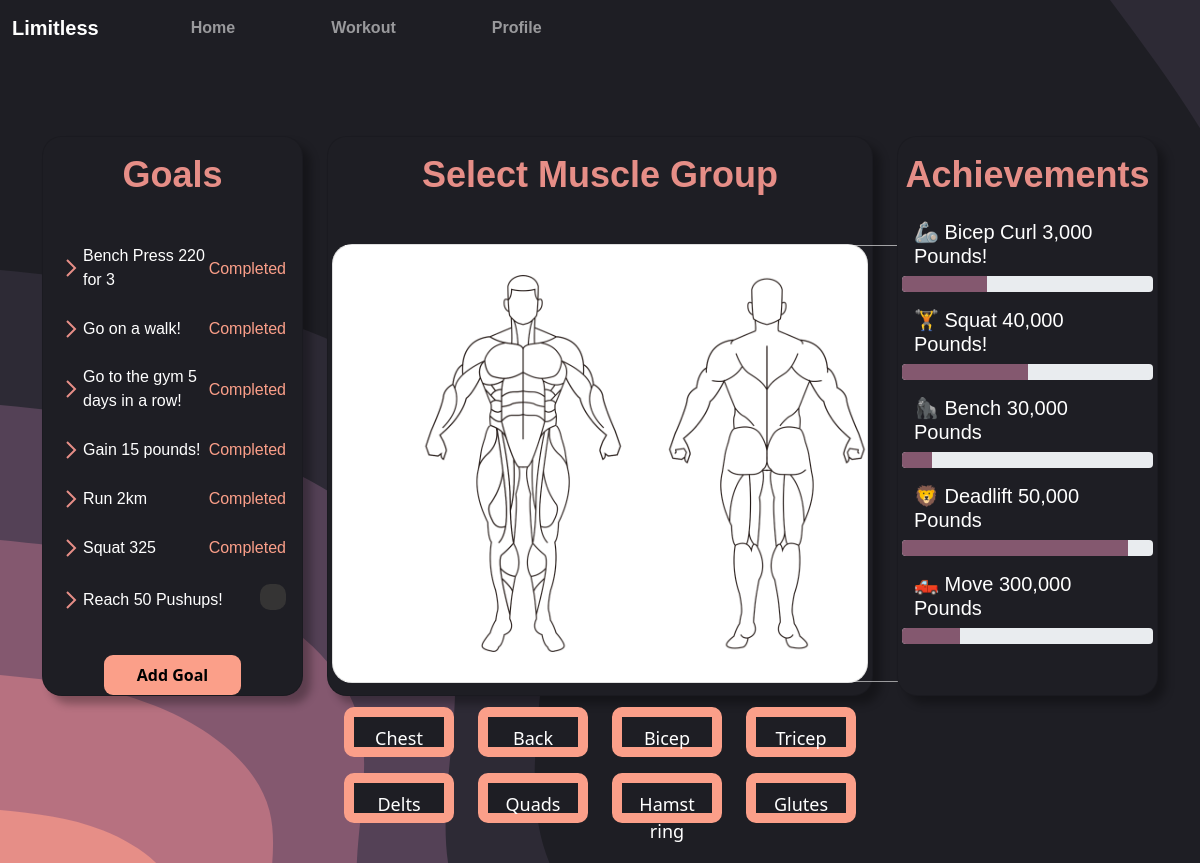
Before: / (signed in) with the older database file.
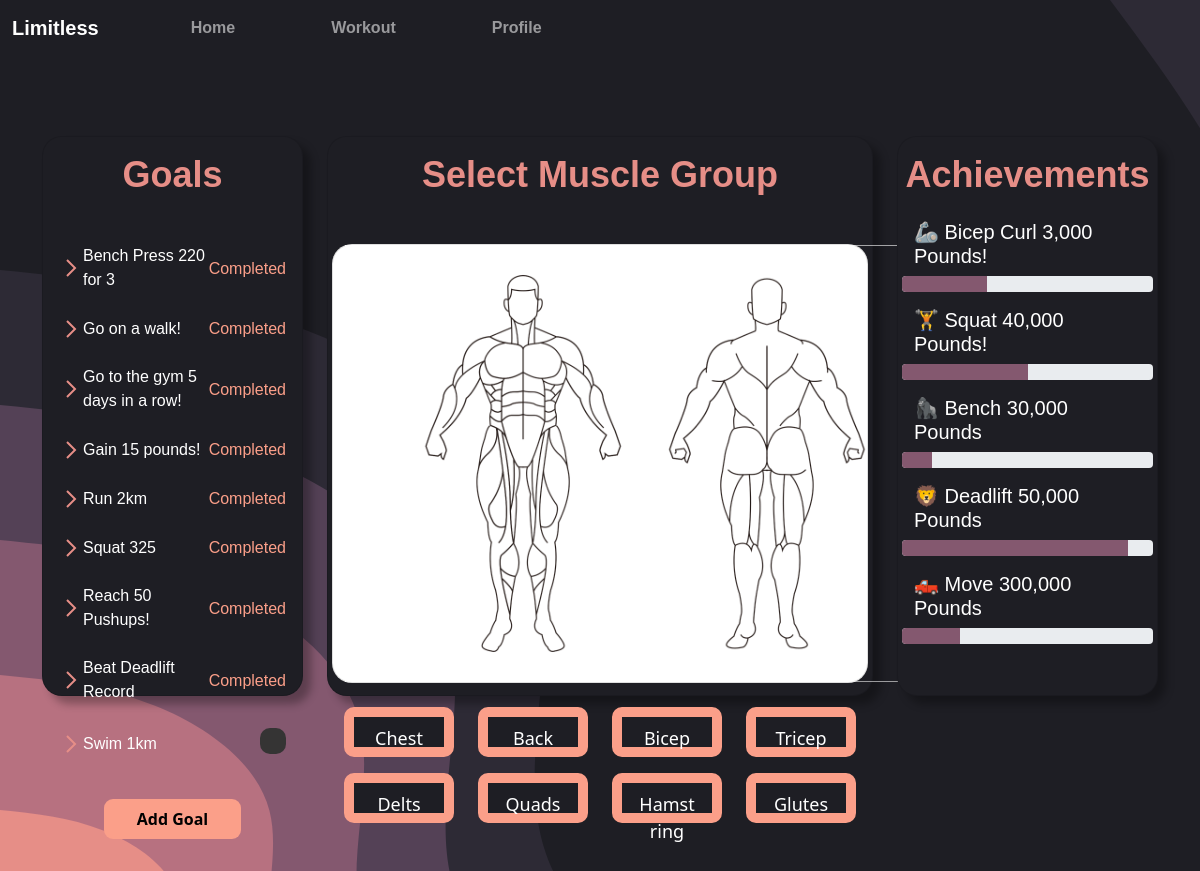
After: the same page with the newer database file.
### homepage/models.py (models this page shows, shortened)
class Goal(models.Model):
    user = models.ForeignKey(User, on_delete=models.CASCADE)
    description = models.TextField()
    target_sets = models.IntegerField(default=0)
    completed_sets = models.IntegerField(default=0)
    target_workouts = models.IntegerField(default=0)
    completed_workouts = models.IntegerField(default=0)
    created_at = models.DateTimeField(auto_now_add=True)
    completed = models.BooleanField(default=False)  # New field to track completion

### homepage/views.py (the view)
# urls.py: 2. Add a URL to urlpatterns:  path('', views.home, name='home')
@login_required
def home(request):
    goals = Goal.objects.filter(user=request.user)
    if request.method == 'POST':
        form = GoalForm(request.POST)
        if form.is_valid():
            goal = form.save(commit=False)
            goal.user = request.user
            goal.save()
            return redirect('home')
    else:
        form = GoalForm()
    return render(request, 'homepage/home.html', {'form': form, 'goals': goals})

### homepage/templates/homepage/home.html (shortened to what this page needs)
{% load static %}
<!DOCTYPE html>
<html>
<head>
    <link rel="stylesheet" href="{% static 'homepage/home.css' %}">
    <link rel="stylesheet" href="{% static 'navbar/navbar.css' %}">
    <link rel="stylesheet" href="https://cdn.jsdelivr.net/npm/bootstrap@5.0.0/dist/css/bootstrap.min.css">
    <link rel="stylesheet" href="https://use.typekit.net/pnx2otr.css">
    <link rel="stylesheet" href="https://use.typekit.net/pnx2otr.css">
</head>
<body>
    <nav class="navbar navbar-expand-lg navbar-dark">
        <div class="container-fluid">
            <a class="navbar-brand" href="#">Limitless</a>
            <div class="collapse navbar-collapse" id="navbarNav">
                <div class="row">
                    <ul class="navbar-nav">
                        <li class="nav-item active">
                            <a class="nav-link" href="{% url 'home' %}">Home</a>
                        </li>
                        <li class="nav-item active">
                            <a class="nav-link" href="{% url 'workout_page'%}">Workout</a>
                        </li>
                        <li class="nav-item active">
                            <a class="nav-link" href="{% url 'profile_page'%}">Profile</a>
                        </li>
                    </ul>
                </div>
            </div>
        </div>
    </nav>
    <div class="container mt-4">
        <div class="row" style="margin-top: 10vh;">
            <div class="col-md-3">
                <div class="card custom-card goal-card">
                        <h5 class="card-title goal-title">Goals</h5>
                    <div class="card-body">
                        <ul class="goal-list">
                            {% for goal in goals %}
                            <li class="goal-element">
                                <div class="goal-description">
                                    <img class="list-arrow" src="{% static 'homepage/arrow.svg' %}">
                                    <span>{{ goal.description }}</span>
                                    <div class="mark-completed-container">
                                        {% if not goal.completed %}
                                        <form class="mark-completed-form" method="post" action="{% url 'mark_goal_completed' goal.id %}">
                                            <button class="check" type="submit">
                                                <span>
                                                    <svg xml:space="preserve" style="enable-background:new 0 0 512 512" viewBox="0 0 6.35 6.35" y="0" x="0" height="20" width="20" xmlns:xlink="http://www.w3.org/1999/xlink" version="1.1" xmlns="http://www.w3.org/2000/svg" class="clipboard"></svg>
                                                </span>
                                            </button>
                                        </form>
                                        {% else %}
                                        <span class="success">Completed</span>
                                        {% endif %}
                                    </div>
                                </div>
                            </li>
                            {% endfor %}
                        </ul>
                        <div class="row">
                            <div class="col text-center">
                                <button type="button" id="bottone1" class="m-4" data-bs-toggle="modal"
                                    data-bs-target="#addGoalModal"><strong>Add Goal</strong></button>
                            </div>
                        </div>
                    </div>
                </div>
            </div>
            <div class="col-lg-6">
                <div class="card custom-card">
                    <h5 class="goal-title">Select Muscle Group</h5>
                    <div class="card-body">
                        <div class="row justify-content-center mt-4">
                            <div class="card img-card">
                                <div class="col-auto">
                                    <img id="muscle-img" src="{% static 'workouts/MUSCLE.png' %}" alt="Muscle Image"
                                        width="600vw">
                                </div>
                            </div>
                        </div>
                        <div class="row mt-4 muscle-buttons">
                            <div class="col-md-3 mb-">
                                <a href="{% url 'chest_workout' muscle='chest' %}"
                                    class="btn btn-primary btn-lg btn-block" onmouseover="changeImage('chest')"
                                    onmouseleave="changeImage('normal')">Chest</a>
                            </div>
                            <div class="col-md-3 mb-3">
                                <a href="{% url 'back_workout' muscle='back' %}"
                                    class="btn btn-primary btn-lg btn-block" onmouseover="changeImage('back')"
                                    onmouseleave="changeImage('normal')">Back</a>
                            </div>
                            <div class="col-md-3 mb-3">
                                <a href="{% url 'bicep_workout' muscle='bicep' %}"
                                    class="btn btn-primary btn-lg btn-block">Bicep</a>
                            </div>
                            <div class="col-md-3 mb-3">
                                <a href="{% url 'tricep_workout' muscle='tricep' %}"
                                    class="btn btn-primary btn-lg btn-block">Tricep</a>
                            </div>
                            <div class="col-md-3 mb-3">
                                <a href="{% url 'delts_workout' muscle='delts' %}"
                                    class="btn btn-primary btn-lg btn-block">Delts</a>
                            </div>
                            <div class="col-md-3 mb-3">
                                <a href="{% url 'quads_workout' muscle='quads' %}"
                                    class="btn btn-primary btn-lg btn-block">Quads</a>
                            </div>
                            <div class="col-md-3 mb-3">
                                <a href="{% url 'hamstring_workout' muscle='hamstring' %}"
                                    class="btn btn-primary btn-lg btn-block">Hamstring</a>
                            </div>
                            <div class="col-md-3 mb-3">
                                <a href="{% url 'glutes_workout' muscle='glutes' %}"
                                    class="btn btn-primary btn-lg btn-block" onmouseover="changeImage('glutes')"
                                    onmouseleave="changeImage('normal')">Glutes</a>
                            </div>
                        </div>
                    </div>
                </div>
            </div>
            <div class="col-md-3">
                <div class="card custom-card">
                    <h5 class="card-title goal-title">Achievements</h5>
                    <div class="card-body">
                     <div class="row mb-3" style=" display: flex; align-items: center;">
                        <h5 class="progress-description">🦾 Bicep Curl 3,000 Pounds!</h5>
                            <div class="progress p-0">
                                <div class="progress-bar" role="progressbar" style="width: 34%" aria-valuenow="50" aria-valuemin="0" aria-valuemax="100"></div>
                            </div>
                     </div>
                     <div class="row mb-3" style=" display: flex; align-items: center;">
                        <h5 class="progress-description">🏋️ Squat 40,000 Pounds!</h5>
                            <div class="progress p-0">
                                <div class="progress-bar" role="progressbar" style="width: 50%" aria-valuenow="50" aria-valuemin="0" aria-valuemax="100"></div>
                            </div>
                     </div>
                     <div class="row mb-3" style=" display: flex; align-items: center;">
                        <h5 class="progress-description">🦍 Bench 30,000 Pounds</h5>
                            <div class="progress p-0">
                                <div class="progress-bar" role="progressbar" style="width: 12%" aria-valuenow="50" aria-valuemin="0" aria-valuemax="100"></div>
                            </div>
                     </div>
                     <div class="row mb-3" style=" display: flex; align-items: center;">
                        <h5 class="progress-description">🦁 Deadlift 50,000 Pounds</h5>
                            <div class="progress p-0">
                                <div class="progress-bar" role="progressbar" style="width: 90%" aria-valuenow="50" aria-valuemin="0" aria-valuemax="100"></div>
                            </div>
                     </div>
                     <div class="row mb-3" style=" display: flex; align-items: center;">
                        <h5 class="progress-description">🛻 Move 300,000 Pounds</h5>
                            <div class="progress p-0">
                                <div class="progress-bar" role="progressbar" style="width: 23%" aria-valuenow="50" aria-valuemin="0" aria-valuemax="100"></div>
                            </div>
                     </div>
                    </div>
                </div>
            </div>
        </div>
    </div>
</body>
</html>

### homepage/static/homepage/home.css (style rules this page uses)
body { background-image: url(../background.svg); }
.custom-card { height: 70vh; max-height: 900px; background-color: #1e1e24!important; border-radius:20px!important; box-shadow: 8px 8px 8px rgba(0, 0, 0, 0.3); }
.img-card { border-radius:20px!important; }
.success { color: #fb9f89!important; font-family: acumin-pro, sans-serif; font-style: normal; font-weight: 50; }
.goal-title { text-align: center; margin-top: 2vh; font-family: "indivisible", sans-serif; font-weight: 700; font-style: normal; color:#e68e87 ; font-size: 36px; }
.goal-list { list-style: none; padding: 0; color: white; }
.goal-element { margin-top: 3vh; }
.goal-description { display: flex; align-items: center; }
.goal-description span { font-family: acumin-pro, sans-serif; font-style: normal; font-weight: 100; }
.mark-completed-container { margin-left: auto; }
.progress-bar { background: #84586f!important; }
.progress-description { font-family: acumin-pro, sans-serif; font-style: normal; font-weight: 100; color: white; margin-top: 2vh; }
.check { --button-bg: #353434; --button-hover-bg: #464646; --button-text-color: #CCCCCC; --button-hover-text-color: #8bb9fe; --button-border-radius: 10px; --button-diameter: 26px; --button-outline-width: 1px; --button-outline-color: rgb(141, 141, 141); }
.check { box-sizing: border-box; width: var(--button-diameter); height: var(--button-diameter); border-radius: var(--button-border-radius); background-color: var(--button-bg); color: var(--button-text-color); border: none; cursor: pointer; position: relative; outline: none; }
.check svg { position: absolute; top: 50%; left: 50%; transform: translate(-50%, -50%); }
#bottone1 { margin-top: 4vh; padding-left: 33px; padding-right: 33px; padding-bottom: 8px; padding-top: 8px; border-radius: 9px; background: #fb9f89; border: none; font-family: inherit; text-align: center; cursor: pointer; transition: 0.4s; }
.muscle-buttons .btn { width: 100%; text-align: center; height: 50px; font-size: 18px; background-color: #1e1e24; border: 10px, solid #fb9f89 !important; border-radius: 10px; border-width: 2px; border-color: #fb9f89; transition: background-color 0.3s; }
.muscle-buttons { display: flex; flex-wrap: wrap; justify-content: center; margin-bottom: 1vh; }

### homepage/static/navbar/navbar.css (style rules this page uses)
.navbar { background: transparent; }
.navbar-brand { font-family: "indivisible", sans-serif; font-weight: 600; font-style: normal; }
.nav-item { margin-left: 80px; font-family: "indivisible", sans-serif; font-weight: 600; font-style: normal; color: #e68e87; }

Changed rows visible on the page:
changed Goal "Reach 50 Pushups!": now shows "Completed"
added Goal: description "Beat Deadlift Record", completed "Completed"
added Goal: description "Swim 1km", completed False (drawn)
